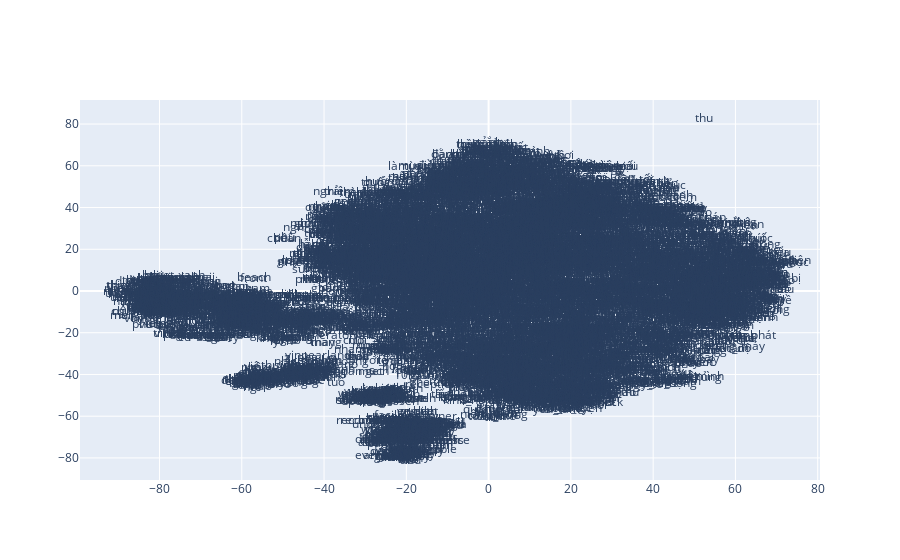

The notebook cell saved with this chart:
### Code cell
#GIẢM CHIỀU DỮ LIỆU VỀ 2 CHIỀU SỬ DỤNG tSNE VỚI TẬP DỮ LIỆU FINAL_TRAIN

def reduce_dimensions(model):
    num_dimensions = 2 #Số chiều muốn giảm về
    #Đưa các vec-tơ từ thành các numpy arrays
    vectors = np.asarray(model.wv.vectors)
    labels = np.asarray(model.wv.index_to_key)

    #Giảm chiều bằng tSNE
    tsne = TSNE(n_components=num_dimensions, random_state=0)
    vectors = tsne.fit_transform(vectors)
    x_vals = [v[0] for v in vectors]
    y_vals = [v[1] for v in vectors]
    return x_vals, y_vals, labels

x_vals, y_vals, labels = reduce_dimensions(w2v_model)

def plot_with_plotly(x_vals, y_vals, labels, plot_in_notebook=True):
    from plotly.offline import init_notebook_mode, iplot, plot
    import plotly.graph_objs as go
    trace = go.Scatter(x=x_vals, y=y_vals, mode='text', text=labels)
    data = [trace]

    if plot_in_notebook:
        init_notebook_mode(connected=True)
        iplot(data, filename='word-embedding-plot')
    else:
        plot(data, filename='word-embedding-plot.html')

def plot_with_matplotlib(x_vals, y_vals, labels):
    import random
    random.seed(0)
    plt.figure(figsize=(12, 12))
    plt.scatter(x_vals, y_vals)
    #Gán nhãn ngẫu nhiên mỗi 25 điểm dữ liệu con
    indices = list(range(len(labels)))
    selected_indices = random.sample(indices, 25)
    for i in selected_indices:
        plt.annotate(labels[i], (x_vals[i], y_vals[i]))

try:
    get_ipython()
except Exception:
    plot_function = plot_with_matplotlib
else:
    plot_function = plot_with_plotly

plot_function(x_vals, y_vals, labels)

### Figure 1 — Plotly figure (JSON) as saved in the notebook; plotly's stock layout.template omitted (floating-point values rounded to 4 significant figures; data arrays with more than 128 entries replaced by an {"elided": "..."} marker saying what was removed)
{"data": [{"mode": "text", "text": {"elided": "7400 str values"}, "type": "scatter", "x": {"elided": "7400 float values"}, "y": {"elided": "7400 float values"}}], "layout": {}}
